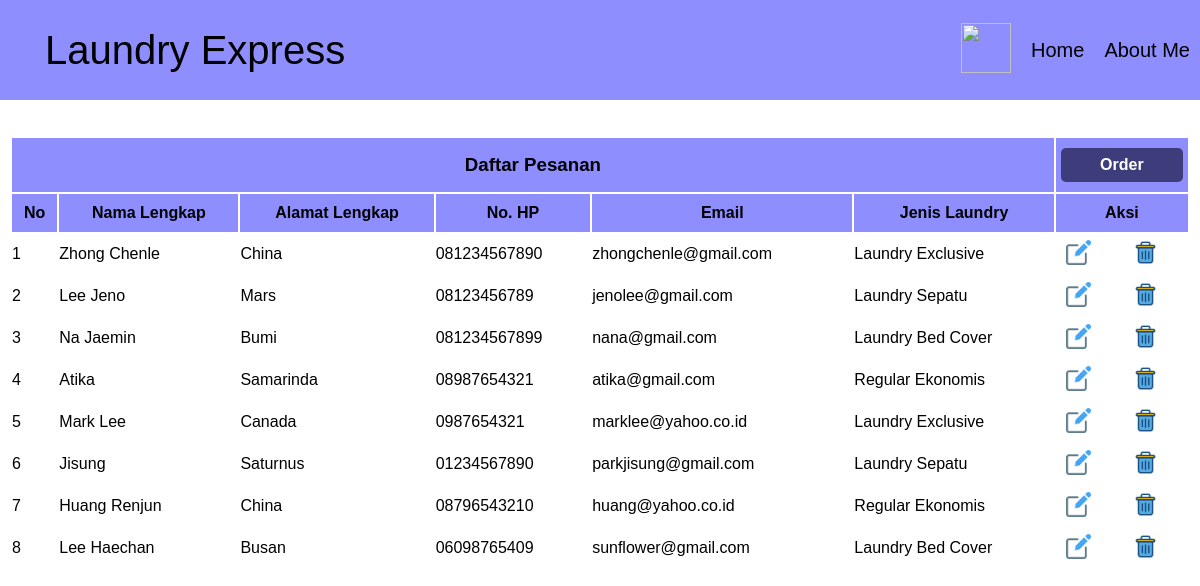
The app's page /data.php with its own data.
### tables this page shows
CREATE TABLE `laundry` (
  `id` int(11) NOT NULL,
  `nama` varchar(100) NOT NULL,
  `alamat` text NOT NULL,
  `telpon` varchar(25) NOT NULL,
  `email` varchar(100) NOT NULL,
  `jenis` varchar(100) NOT NULL
);

### data.php (the view, shortened to what this page needs)
<?php
require "koneksi.php";
?>
<!DOCTYPE html>
<html lang="en">
<head>
    <link rel="stylesheet" href="styleData.css">
    <link rel="stylesheet" href="stylesheet.css">
</head>
<body>
    <div class="header">
        <div class="nama-header">Laundry Express</div>
        <div class="list-header">
            <ul>
                <li><button id="switch"><img src="images/night-mode.png" width="50px" height="50px"></button></li>
                <li><a href="http://localhost/Posttest5/beranda.php" style="text-decoration: none;">Home</a></li>
                <li><a href="aboutme.php" style="text-decoration: none;">About Me</a></li>
            </ul>
        </div>
    </div>
    <br><br>
    <div class="tabel center" style="overflow-x: auto;">
        <table>
            <thead>
                <tr>
                    <th colspan="6" class="thead">
                        <h3 class="daftar">Daftar Pesanan</h3>
                    </th>
                    <th style="width: 20px;" colspan="2">
                        <a href="pesan.php" class="tambah">Order</a>
                    </th>
                </tr>
                <tr>
                    <th>No</th>
                    <th nowrap>Nama Lengkap</th>
                    <th>Alamat Lengkap</th>
                    <th>No. HP</th>
                    <th>Email</th>
                    <th>Jenis Laundry</th>
                    <th colspan="2">Aksi</th>
                </tr>
            </thead>
            <tbody>
                <?php
                $query = mysqli_query($db, "SELECT * FROM laundry");
                $i = 1;
                while ($row = mysqli_fetch_assoc($query)) {
                ?>
                <tr>
                    <td><?= $i ?></td>
                    <td nowrap><?=$row['nama']?></td>
                    <td><?=$row['alamat']?></td>
                    <td><?=$row['telpon']?></td>
                    <td><?=$row['email']?></td>
                    <td><?=$row['jenis']?></td>
                    <td class="edit">
                        <a href="edit.php?id=<?=$row['id']?>">
                            <img src="images/edit.png" width="25px" height="25px">
                        </a>
                    </td>
                    <td class="hapus">
                        <a href="hapus.php?id=<?=$row['id']?>">
                            <img src="images/trash-can.png" width="25px" height="25px">
                        </a>
                    </td>
                </tr>
                <?php
                $i++;
                }?>
            </tbody>
        </table>
    </div>
</body>
</html>

### styleData.css (style rules this page uses)
* { margin: 0; padding: 0; font-family: 'Lucida Sans', 'Lucida Sans Regular', 'Lucida Grande', 'Lucida Sans Unicode', Geneva, Verdana, sans-serif; }
thead tr { background-color: rgb(142, 142, 255); color: black; }
th { padding: 10px 5px; }
td { height: 40px; }
table { width: 100%; }
table a { padding: 10px; border-radius: 5px; }
.tabel { margin: 0 10px; display: flex; flex-direction: column; }
.daftar { display: flex; justify-content: center; align-items: center; }
.tambah { text-decoration: none; padding: 8px 5px; border-radius: 5px; background-color: rgb(61, 61, 124);; color: white; display: flex; justify-content: center; }

### stylesheet.css (style rules this page uses)
* { margin: 0; padding: 0; }
.header { background-color: rgb(142, 142, 255); color: black; height: 100px; display: flex; justify-content:space-between ; align-items: center; }
.nama-header { float: left; font-size: 40px; padding: 25px 45px; }
.list-header ul { display: flex; align-items: center; justify-content: flex-end; }
.list-header ul li { padding: 0 10px; }
.list-header a { color: black; }
body { font-family: 'Lucida Sans', 'Lucida Sans Regular', 'Lucida Grande', 'Lucida Sans Unicode', Geneva, Verdana, sans-serif; }
li { list-style: none; float :left; font-size: 20px; }
#switch { background-color: rgb(142, 142, 255); border: none; }

### records on screen
laundry: nama "Zhong Chenle", alamat "China", telpon "081234567890", email "zhongchenle@gmail.com", jenis "Laundry Exclusive"
laundry: nama "Lee Jeno", alamat "Mars", telpon "08123456789", email "jenolee@gmail.com", jenis "Laundry Sepatu"
laundry: nama "Na Jaemin", alamat "Bumi", telpon "081234567899", email "nana@gmail.com", jenis "Laundry Bed Cover"
laundry: nama "Atika", alamat "Samarinda", telpon "08987654321", email "atika@gmail.com", jenis "Regular Ekonomis"
laundry: nama "Mark Lee", alamat "Canada", telpon "0987654321", email "marklee@yahoo.co.id", jenis "Laundry Exclusive"
laundry: nama "Jisung", alamat "Saturnus", telpon "01234567890", email "parkjisung@gmail.com", jenis "Laundry Sepatu"
laundry: nama "Huang Renjun", alamat "China", telpon "08796543210", email "huang@yahoo.co.id", jenis "Regular Ekonomis"
laundry: nama "Lee Haechan", alamat "Busan", telpon "06098765409", email "sunflower@gmail.com", jenis "Laundry Bed Cover"
